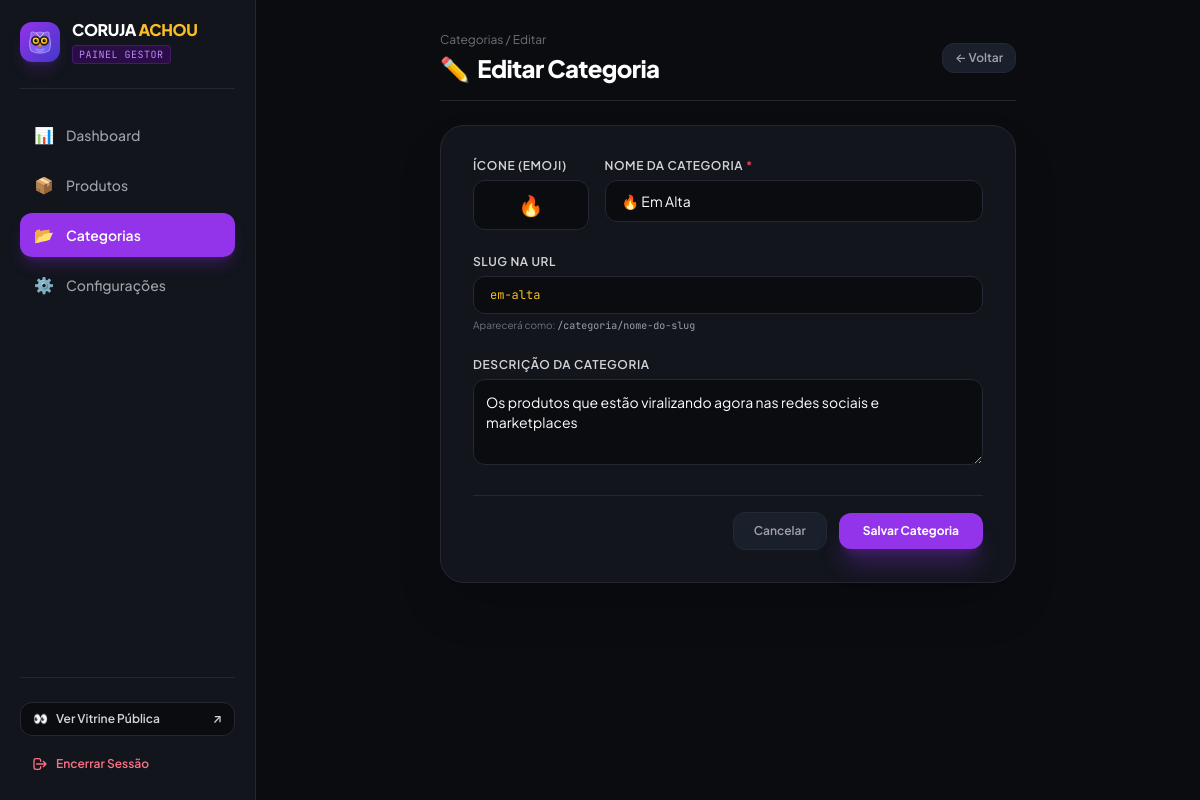
Screenshot of /admin/categories/1/edit (signed in) with the database file from the repository.
### tables this page shows
CREATE TABLE categories (
            id INTEGER PRIMARY KEY AUTOINCREMENT,
            name TEXT NOT NULL,
            slug TEXT UNIQUE NOT NULL,
            description TEXT,
            icon TEXT,
            image TEXT,
            active INTEGER NOT NULL DEFAULT 1,
            created_at TIMESTAMP DEFAULT CURRENT_TIMESTAMP
        );

### routes/admin.py (the view, shortened to what this page needs)
@admin_bp.route("/categories/<int:cat_id>/edit", methods=["GET", "POST"])
@login_required
def category_edit(cat_id):
    category = CategoryModel.get_by_id(cat_id)
    if not category:
        flash("Categoria não encontrada.", "error")
        return redirect(url_for("admin.categories_list"))
    return render_template("admin/category_form.html", category=category)

### database.py (called while the page is built)
def get_db_connection():
    os.makedirs(DATA_DIR, exist_ok=True)
    conn = sqlite3.connect(DB_PATH)
    conn.row_factory = sqlite3.Row
    conn.execute("PRAGMA foreign_keys = ON")
    return conn

### models.py (called while the page is built)
    @staticmethod
    def get_by_id(cat_id):
        conn = get_db_connection()
        row = conn.execute("SELECT * FROM categories WHERE id = ?", (cat_id,)).fetchone()
        conn.close()
        return dict(row) if row else None

### routes/auth.py (called while the page is built)
def login_required(f):
    @wraps(f)
    def decorated_function(*args, **kwargs):
        if not session.get("user_id"):
            flash("Por favor, faça login para acessar o painel administrativo.", "warning")
            return redirect(url_for("auth.login", next=request.path))
        return f(*args, **kwargs)
    return decorated_function

### templates/admin/category_form.html (shortened to what this page needs)
{% extends 'admin/base_admin.html' %}
{% block content %}
<div class="max-w-xl mx-auto space-y-6">
  <div class="flex items-center justify-between pb-4 border-b border-[#232834]">
    <div>
      <div class="text-xs text-zinc-500 mb-1">
        <a href="/admin/categories" class="hover:text-purple-400">Categorias</a> /
        <span>{{ 'Editar' if category else 'Cadastrar' }}</span>
      </div>
      <h1 class="text-2xl font-extrabold text-white tracking-tight flex items-center gap-2">
        <span>{{ '✏️' if category else '✨' }}</span>
        <span>{{ 'Editar Categoria' if category else 'Nova Categoria' }}</span>
      </h1>
    </div>
    <a href="/admin/categories" class="px-3 py-1.5 rounded-xl bg-[#1a1f2c] text-zinc-400 hover:text-white border border-[#232834] text-xs font-semibold">
      ← Voltar
    </a>
  </div>
  <form method="POST" class="space-y-6 bg-[#12151c] p-6 sm:p-8 rounded-3xl border border-[#232834] shadow-2xl">
    <div class="grid grid-cols-1 sm:grid-cols-4 gap-4">
      <div>
        <label for="catIcon" class="block text-xs font-semibold text-zinc-300 uppercase tracking-wider mb-1.5">
          Ícone (Emoji)
        </label>
        <input
          type="text"
          id="catIcon"
          name="icon"
          value="{{ category.icon if category else '✨' }}"
          required
          maxlength="5"
          placeholder="📱"
          class="w-full bg-[#0a0c10] border border-[#232834] rounded-xl px-4 py-2.5 text-center text-xl text-white focus:outline-none focus:border-purple-500"
        >
      </div>
      <div class="sm:col-span-3">
        <label for="catName" class="block text-xs font-semibold text-zinc-300 uppercase tracking-wider mb-1.5">
          Nome da Categoria <span class="text-rose-500">*</span>
        </label>
        <input
          type="text"
          id="catName"
          name="name"
          value="{{ category.name if category else '' }}"
          required
          placeholder="ex: Casa & Cozinha"
          class="w-full bg-[#0a0c10] border border-[#232834] rounded-xl px-4 py-2.5 text-sm text-white placeholder-zinc-500 focus:outline-none focus:border-purple-500"
        >
      </div>
    </div>
    <div>
      <label for="catSlug" class="block text-xs font-semibold text-zinc-300 uppercase tracking-wider mb-1.5">
        Slug na URL
      </label>
      <input
        type="text"
        id="catSlug"
        name="slug"
        value="{{ category.slug if category else '' }}"
        placeholder="casa-e-cozinha"
        class="w-full bg-[#0a0c10] border border-[#232834] rounded-xl px-4 py-2.5 text-xs font-mono text-amber-400 placeholder-zinc-600 focus:outline-none focus:border-purple-500"
      >
      <span class="text-[10px] text-zinc-500 mt-1 block">Aparecerá como: <code class="text-zinc-400 font-mono">/categoria/nome-do-slug</code></span>
    </div>
    <div>
      <label for="catDesc" class="block text-xs font-semibold text-zinc-300 uppercase tracking-wider mb-1.5">
        Descrição da Categoria
      </label>
      <textarea
        id="catDesc"
        name="description"
        rows="3"
        placeholder="Breve resumo dos tipos de produtos exibidos nesta categoria..."
        class="w-full bg-[#0a0c10] border border-[#232834] rounded-xl p-3 text-sm text-white placeholder-zinc-500 focus:outline-none focus:border-purple-500"
      >{{ category.description if category else '' }}</textarea>
    </div>
    <div class="pt-4 border-t border-[#232834] flex items-center justify-end gap-3">
      <a href="/admin/categories" class="px-5 py-2.5 rounded-xl bg-[#1a1f2c] text-zinc-400 hover:text-white border border-[#232834] text-xs font-semibold">
        Cancelar
      </a>
      <button
        type="submit"
        class="px-6 py-2.5 rounded-xl bg-purple-600 hover:bg-purple-500 text-white font-bold text-xs shadow-xl shadow-purple-600/30 transition-all"
      >
        {{ 'Salvar Categoria' if category else 'Criar Categoria' }}
      </button>
    </div>
  </form>
</div>
{% endblock %}

### static/css/style.css (style rules this page uses)
:root { --bg-primary: #08090C; --bg-card: #111318; --bg-card-hover: #171a22; --border-subtle: #242832; --border-focus: #8B5CF6; --accent-purple: #8B5CF6; --accent-gold: #F59E0B; --text-main: #F3F4F6; --text-muted: #9CA3AF; }
body { font-family: 'Plus Jakarta Sans', -apple-system, BlinkMacSystemFont, 'Segoe UI', Roboto, sans-serif; background-color: var(--bg-primary); color: var(--text-main); overflow-x: hidden; -webkit-font-smoothing: antialiased; }
.font-mono { font-family: 'JetBrains Mono', monospace; }

### rows the page displays
categories: icon "🔥", name "🔥 Em Alta", slug "em-alta", description "Os produtos que estão viralizando agora nas redes sociais e marketplaces"

### other values shown
{{ 'Editar' if category else 'Cadastrar' }} "Editar"
{{ '✏️' if category else '✨' }} "✏️"
{{ 'Editar Categoria' if category else 'Nova Categoria' }} "Editar Categoria"
{{ 'Salvar Categoria' if category else 'Criar Categoria' }} "Salvar Categoria"
